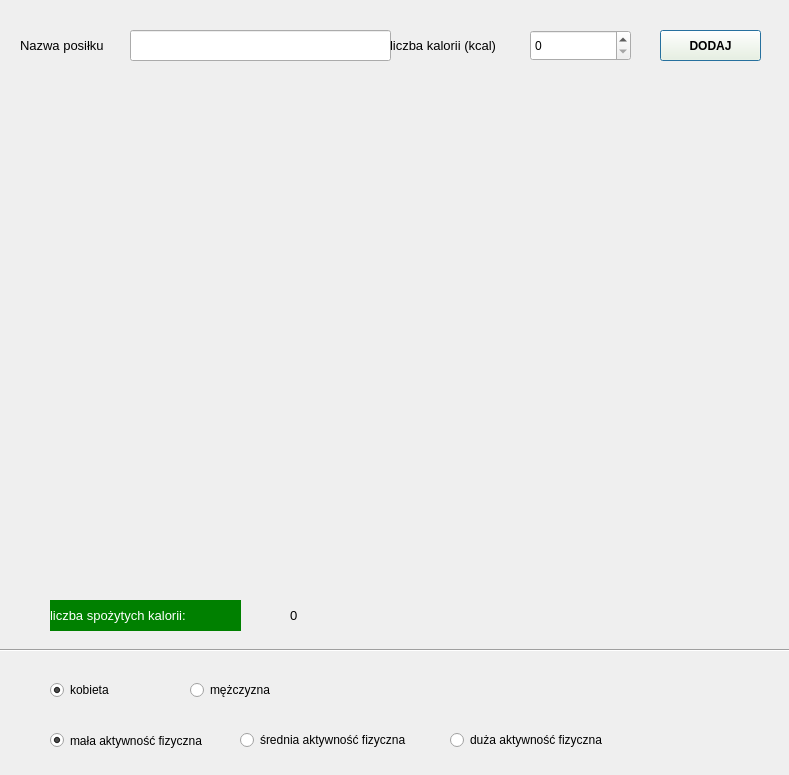
<?xml version="1.0" encoding="UTF-8"?>
<ui version="4.0">
 <class>Dialog</class>
 <widget class="QDialog" name="Dialog">
  <property name="geometry">
   <rect>
    <x>0</x>
    <y>0</y>
    <width>789</width>
    <height>775</height>
   </rect>
  </property>
  <property name="windowTitle">
   <string>Dialog</string>
  </property>
  <widget class="QLineEdit" name="posilek">
   <property name="geometry">
    <rect>
     <x>130</x>
     <y>30</y>
     <width>261</width>
     <height>31</height>
    </rect>
   </property>
  </widget>
  <widget class="QSpinBox" name="kalorie">
   <property name="geometry">
    <rect>
     <x>530</x>
     <y>30</y>
     <width>101</width>
     <height>31</height>
    </rect>
   </property>
   <property name="maximum">
    <number>9999</number>
   </property>
  </widget>
  <widget class="QLabel" name="label">
   <property name="geometry">
    <rect>
     <x>20</x>
     <y>30</y>
     <width>161</width>
     <height>31</height>
    </rect>
   </property>
   <property name="font">
    <font>
     <pointsize>10</pointsize>
    </font>
   </property>
   <property name="text">
    <string>Nazwa posiłku</string>
   </property>
  </widget>
  <widget class="QLabel" name="label_2">
   <property name="geometry">
    <rect>
     <x>390</x>
     <y>30</y>
     <width>151</width>
     <height>31</height>
    </rect>
   </property>
   <property name="font">
    <font>
     <pointsize>10</pointsize>
    </font>
   </property>
   <property name="text">
    <string>liczba kalorii (kcal)</string>
   </property>
  </widget>
  <widget class="QPushButton" name="dodaj">
   <property name="geometry">
    <rect>
     <x>660</x>
     <y>30</y>
     <width>101</width>
     <height>31</height>
    </rect>
   </property>
   <property name="font">
    <font>
     <weight>75</weight>
     <bold>true</bold>
    </font>
   </property>
   <property name="styleSheet">
    <string notr="true">background: lightyellow</string>
   </property>
   <property name="text">
    <string>DODAJ</string>
   </property>
  </widget>
  <widget class="QLabel" name="labelKcal">
   <property name="geometry">
    <rect>
     <x>50</x>
     <y>600</y>
     <width>191</width>
     <height>31</height>
    </rect>
   </property>
   <property name="font">
    <font>
     <pointsize>10</pointsize>
    </font>
   </property>
   <property name="styleSheet">
    <string notr="true">background: green;
color: white </string>
   </property>
   <property name="text">
    <string>liczba spożytych kalorii:</string>
   </property>
  </widget>
  <widget class="QLabel" name="iloscKalorii">
   <property name="geometry">
    <rect>
     <x>290</x>
     <y>600</y>
     <width>271</width>
     <height>31</height>
    </rect>
   </property>
   <property name="font">
    <font>
     <pointsize>10</pointsize>
    </font>
   </property>
   <property name="text">
    <string>0</string>
   </property>
  </widget>
  <widget class="QRadioButton" name="m">
   <property name="geometry">
    <rect>
     <x>190</x>
     <y>680</y>
     <width>95</width>
     <height>20</height>
    </rect>
   </property>
   <property name="text">
    <string>mężczyzna</string>
   </property>
   <property name="autoExclusive">
    <bool>false</bool>
   </property>
  </widget>
  <widget class="QRadioButton" name="k">
   <property name="geometry">
    <rect>
     <x>50</x>
     <y>680</y>
     <width>95</width>
     <height>20</height>
    </rect>
   </property>
   <property name="text">
    <string>kobieta</string>
   </property>
   <property name="checked">
    <bool>true</bool>
   </property>
   <property name="autoExclusive">
    <bool>false</bool>
   </property>
  </widget>
  <widget class="QRadioButton" name="malaAkt">
   <property name="geometry">
    <rect>
     <x>50</x>
     <y>730</y>
     <width>181</width>
     <height>21</height>
    </rect>
   </property>
   <property name="text">
    <string>mała aktywność fizyczna</string>
   </property>
   <property name="checked">
    <bool>true</bool>
   </property>
   <property name="autoExclusive">
    <bool>false</bool>
   </property>
  </widget>
  <widget class="QRadioButton" name="sredniaAkt">
   <property name="geometry">
    <rect>
     <x>240</x>
     <y>730</y>
     <width>191</width>
     <height>20</height>
    </rect>
   </property>
   <property name="text">
    <string>średnia aktywność fizyczna</string>
   </property>
   <property name="autoExclusive">
    <bool>false</bool>
   </property>
  </widget>
  <widget class="QRadioButton" name="duzaAkt">
   <property name="geometry">
    <rect>
     <x>450</x>
     <y>730</y>
     <width>171</width>
     <height>20</height>
    </rect>
   </property>
   <property name="text">
    <string>duża aktywność fizyczna</string>
   </property>
   <property name="autoExclusive">
    <bool>false</bool>
   </property>
  </widget>
  <widget class="Line" name="line">
   <property name="geometry">
    <rect>
     <x>-20</x>
     <y>640</y>
     <width>861</width>
     <height>21</height>
    </rect>
   </property>
   <property name="orientation">
    <enum>Qt::Horizontal</enum>
   </property>
  </widget>
  <widget class="QLabel" name="image">
   <property name="geometry">
    <rect>
     <x>140</x>
     <y>290</y>
     <width>471</width>
     <height>271</height>
    </rect>
   </property>
   <property name="text">
    <string/>
   </property>
  </widget>
  <widget class="QListWidget" name="lista">
   <property name="geometry">
    <rect>
     <x>140</x>
     <y>80</y>
     <width>471</width>
     <height>192</height>
    </rect>
   </property>
   <property name="styleSheet">
    <string notr="true">background: transparent</string>
   </property>
   <property name="selectionRectVisible">
    <bool>false</bool>
   </property>
  </widget>
 </widget>
 <resources/>
 <connections/>
</ui>
